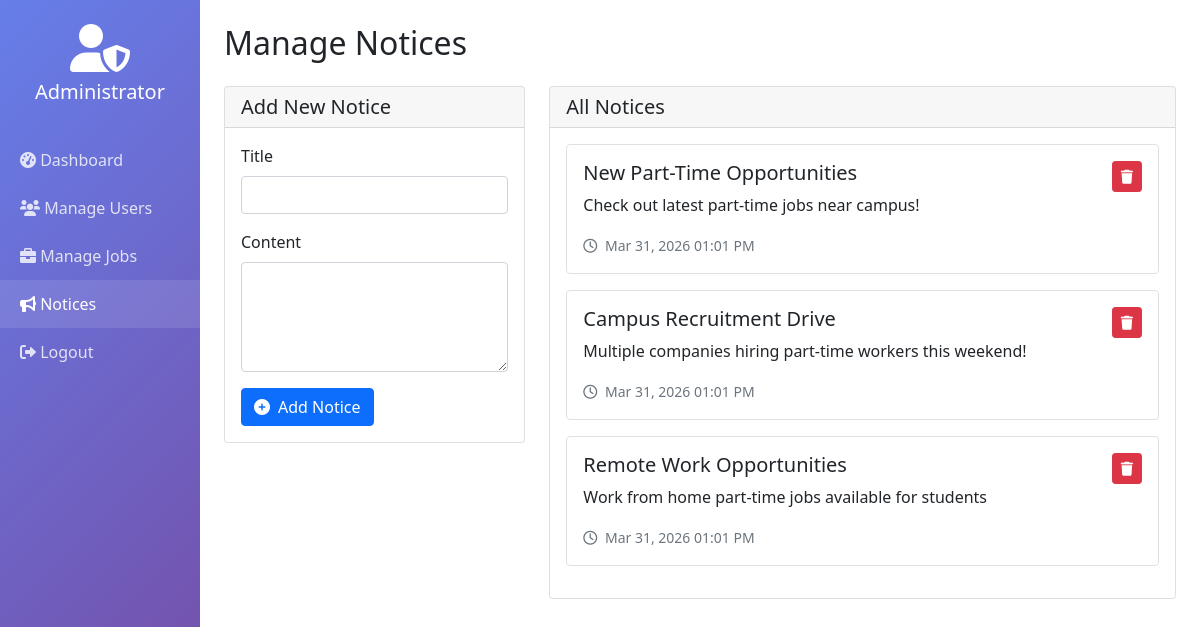
Screenshot of /pages/admin/notices.php (signed in) with the database file from the repository.
### tables this page shows
CREATE TABLE notices (
    id INT AUTO_INCREMENT PRIMARY KEY,
    title VARCHAR(200) NOT NULL,
    content TEXT NOT NULL,
    posted_at TIMESTAMP DEFAULT CURRENT_TIMESTAMP
);

### pages/admin/notices.php (the view, shortened to what this page needs)
<?php
require_once '../../includes/config.php';
$notices = $conn->query("SELECT * FROM notices ORDER BY posted_at DESC")->fetchAll();
?>
<!DOCTYPE html>
<html lang="en">
<head>
    <link href="https://cdn.jsdelivr.net/npm/bootstrap@5.1.3/dist/css/bootstrap.min.css" rel="stylesheet">
    <link rel="stylesheet" href="https://cdnjs.cloudflare.com/ajax/libs/font-awesome/6.0.0/css/all.min.css">
</head>
<body>
    <div class="container-fluid">
        <div class="row">
            <div class="col-md-2 p-0">
                <div class="admin-sidebar">
                    <div class="text-center py-4">
                        <i class="fas fa-user-shield fa-3x mb-2"></i>
                        <h5><?php echo $_SESSION['admin_name']; ?></h5>
                    </div>
                    <nav>
                        <a href="dashboard.php"><i class="fas fa-tachometer-alt"></i> Dashboard</a>
                        <a href="users.php"><i class="fas fa-users"></i> Manage Users</a>
                        <a href="jobs.php"><i class="fas fa-briefcase"></i> Manage Jobs</a>
                        <a href="notices.php" class="active"><i class="fas fa-bullhorn"></i> Notices</a>
                        <a href="logout.php"><i class="fas fa-sign-out-alt"></i> Logout</a>
                    </nav>
                </div>
            </div>
            <div class="col-md-10 p-4">
                <h2 class="mb-4">Manage Notices</h2>
                <div class="row">
                    <div class="col-md-4">
                        <div class="card">
                            <div class="card-header">
                                <h5 class="mb-0">Add New Notice</h5>
                            </div>
                            <div class="card-body">
                                <form method="POST">
                                    <div class="mb-3">
                                        <label class="form-label">Title</label>
                                        <input type="text" name="title" class="form-control" required>
                                    </div>
                                    <div class="mb-3">
                                        <label class="form-label">Content</label>
                                        <textarea name="content" rows="4" class="form-control" required></textarea>
                                    </div>
                                    <button type="submit" name="add_notice" class="btn btn-primary">
                                        <i class="fas fa-plus-circle me-2"></i>Add Notice
                                    </button>
                                </form>
                            </div>
                        </div>
                    </div>
                    <div class="col-md-8">
                        <div class="card">
                            <div class="card-header">
                                <h5 class="mb-0">All Notices</h5>
                            </div>
                            <div class="card-body">
                                <?php foreach($notices as $notice): ?>
                                <div class="notice-card mb-3 p-3 border rounded">
                                    <div class="d-flex justify-content-between align-items-start">
                                        <div>
                                            <h5><?php echo htmlspecialchars($notice['title']); ?></h5>
                                            <p><?php echo htmlspecialchars($notice['content']); ?></p>
                                            <small class="text-muted">
                                                <i class="far fa-clock me-1"></i>
                                                <?php echo date('M d, Y h:i A', strtotime($notice['posted_at'])); ?>
                                            </small>
                                        </div>
                                        <a href="?delete=<?php echo $notice['id']; ?>"
                                           class="btn btn-sm btn-danger"
                                           onclick="return confirm('Delete this notice?')">
                                            <i class="fas fa-trash"></i>
                                        </a>
                                    </div>
                                </div>
                                <?php endforeach; ?>
                            </div>
                        </div>
                    </div>
                </div>
            </div>
        </div>
    </div>
</body>
</html>

### pages/admin/notices.php (style rules this page uses)
.admin-sidebar { background: linear-gradient(135deg, #667eea 0%, #764ba2 100%); min-height: 100vh; color: white; }
.admin-sidebar a { color: rgba(255,255,255,0.8); text-decoration: none; padding: 12px 20px; display: block; }
.admin-sidebar a:hover, .admin-sidebar a.active { background: rgba(255,255,255,0.1); color: white; }

### rows the page displays
notices: title "New Part-Time Opportunities", content "Check out latest part-time jobs near campus!", posted_at "Mar 31, 2026 01:01 PM"
notices: title "Campus Recruitment Drive", content "Multiple companies hiring part-time workers this weekend!", posted_at "Mar 31, 2026 01:01 PM"
notices: title "Remote Work Opportunities", content "Work from home part-time jobs available for students", posted_at "Mar 31, 2026 01:01 PM"

### other values shown
$_SESSION['admin_name'] "Administrator"
